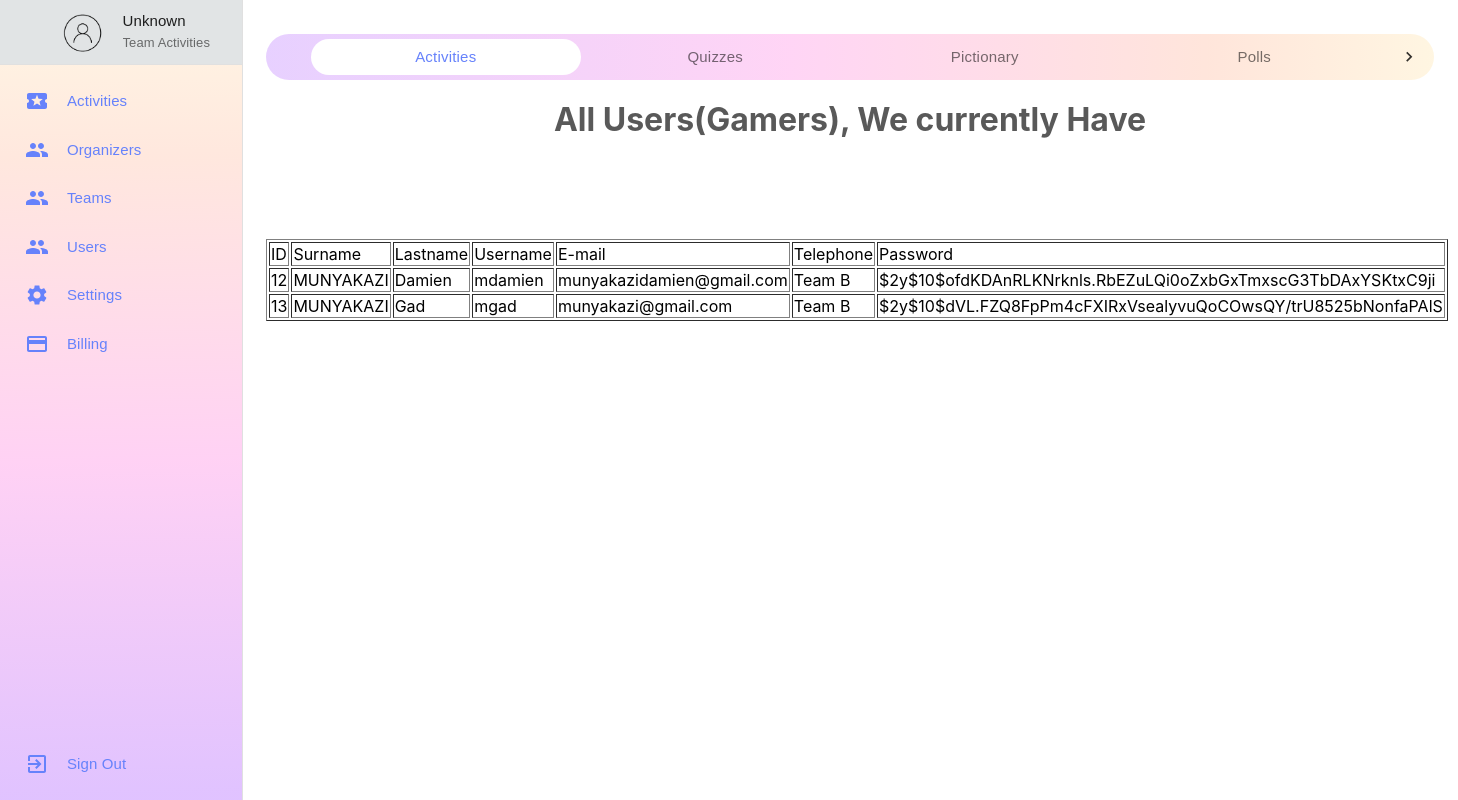
Page /Admin/users.php (signed in) on the committed database.
### tables this page shows
CREATE TABLE `user` (
  `id` int(11) NOT NULL,
  `firstname` varchar(50) DEFAULT NULL,
  `lastname` varchar(50) DEFAULT NULL,
  `username` varchar(50) DEFAULT NULL,
  `email` varchar(100) DEFAULT NULL,
  `telephone` varchar(20) DEFAULT NULL,
  `password` varchar(100) DEFAULT NULL,
  `creationdate` timestamp NOT NULL DEFAULT CURRENT_TIMESTAMP,
  `activation_code` varchar(50) DEFAULT NULL,
  `is_activated` tinyint(1) DEFAULT '0'
);

### Admin/users.php (the view, shortened to what this page needs)
<?php
   require_once('db.php');
    $user_id = $_SESSION['user_id'];
    $sql = "SELECT username FROM user WHERE id='$user_id'";
    $result = $connection->query($sql);
    if ($result->num_rows == 1) {
        $row = $result->fetch_assoc();
        $email = $row['username'];
    } else {
        $email = "Unknown";
    }
    $query = "SELECT * FROM user";
    $result = mysqli_query($connection,$query);
?>
<html>
<head>
  <link href="./static/css/main.ecbd17b9.chunk.css" rel="stylesheet">
</head>
<body>
    <div id="root">
        <nav class="jss39">
        <div class="MuiDrawer-root MuiDrawer-docked">
            <div class="MuiPaper-root MuiDrawer-paper jss45 MuiDrawer-paperAnchorLeft MuiDrawer-paperAnchorDockedLeft MuiPaper-elevation0">
            <div class="jss40 cFlex"><div class="jss44" style="min-height: fit-content;">
                <div class="MuiBox-root jss56 jss47 cWidthFillAvailable">
                <div class="MuiBox-root jss57">
                    <p class="MuiTypography-root jss49 maxLines2 MuiTypography-body1">
                        <?php echo $email; ?>
                    </p>
                    <p class="MuiTypography-root jss50 MuiTypography-body1">
                    Team Activities
                    </p>
                </div>
                <div class="MuiAvatar-root MuiAvatar-circular jss48">
                    <img alt="ishimwe Oaklynn" src="./images/men.png" class="MuiAvatar-img">
                    </div>
                </div>
            </div>
            <ul class="MuiList-root MuiList-padding">
                <li class="MuiListItem-root jss51 MuiListItem-gutters">
                    <div class="MuiListItemIcon-root" style="min-width: 42px;">
                    </div>
                    <div class="MuiListItemText-root" id="MuiListItemclickable001">
                        <span class="MuiTypography-root MuiListItemText-primary MuiTypography-body1 MuiTypography-displayBlock">
                            Activities
                        </span>
                    </div>
                </li>
                <li class="MuiListItem-root jss51 MuiListItem-gutters">
                <div class="MuiListItemIcon-root" style="min-width: 42px;">
                </div>
                <div class="MuiListItemText-root" id="MuiListItemclickable002">
                    <span class="MuiTypography-root MuiListItemText-primary MuiTypography-body1 MuiTypography-displayBlock">
                     Organizers
                    </span>
                    </div>
                </li>
                <li class="MuiListItem-root jss51 MuiListItem-gutters">
                    <div class="MuiListItemIcon-root" style="min-width: 42px;">
                    </div>
                    <div class="MuiListItemText-root" id="MuiListItemclickable003">
                        <span class="MuiTypography-root MuiListItemText-primary MuiTypography-body1 MuiTypography-displayBlock">
                        Teams
                        </span>
                    </div>
                    </li>
                    <li class="MuiListItem-root jss51 MuiListItem-gutters">
                    <div class="MuiListItemIcon-root" style="min-width: 42px;">
                    </div>
                    <div class="MuiListItemText-root" id="MuiListItemclickable004">
                        <span class="MuiTypography-root MuiListItemText-primary MuiTypography-body1 MuiTypography-displayBlock">
                        Users
                        </span>
                    </div>
                    </li>
                    <li class="MuiListItem-root jss51 MuiListItem-gutters">
                    <div class="MuiListItemIcon-root" style="min-width: 42px;">
                    </div>
                    <div class="MuiListItemText-root" id="MuiListItemclickable005">
                        <span class="MuiTypography-root MuiListItemText-primary MuiTypography-body1 MuiTypography-displayBlock">
                        Settings
                        </span>
                    </div>
                    </li>
                    <li class="MuiListItem-root jss51 MuiListItem-gutters">
                            <div class="MuiListItemIcon-root" style="min-width: 42px;">
                            <svg class="MuiSvgIcon-root" focusable="false" viewBox="0 0 24 24" aria-hidden="true">
                                <path d="M20 4H4c-1.11 0-1.99.89-1.99 2L2 18c0 1.11.89 2 2 2h16c1.11 0 2-.89 2-2V6c0-1.11-.89-2-2-2zm0 14H4v-6h16v6zm0-10H4V6h16v2z">
                                </path>
                            </svg>
                            </div>
                            <div class="MuiListItemText-root" id="MuiListItemclickable006">
                            <span class="MuiTypography-root MuiListItemText-primary MuiTypography-body1 MuiTypography-displayBlock">
                                Billing
                            </span>
                            </div>
                        </li>
                    </ul>
                        <div class="cHeightFillAvailable">
                        </div>
                        <ul class="MuiList-root MuiList-padding">
                        <li class="MuiListItem-root jss51 MuiListItem-gutters">
                            <div class="MuiListItemIcon-root" style="min-width: 42px;">
                            <svg class="MuiSvgIcon-root" focusable="false" viewBox="0 0 24 24" aria-hidden="true">
                                <path d="M10.09 15.59L11.5 17l5-5-5-5-1.41 1.41L12.67 11H3v2h9.67l-2.58 2.59zM19 3H5c-1.11 0-2 .9-2 2v4h2V5h14v14H5v-4H3v4c0 1.1.89 2 2 2h14c1.1 0 2-.9 2-2V5c0-1.1-.9-2-2-2z">
                                </path>
                            </svg>
                            </div>
                            <div class="MuiListItemText-root" id="MuiListItemclickable007">
                            <span class="MuiTypography-root MuiListItemText-primary MuiTypography-body1 MuiTypography-displayBlock">
                                Sign Out
                            </span>
                            </div>
                        </li>
                        </ul>
                    </div>
                    </div>
                </div>
                </nav>
                <main class="jss46">
                <div class="MuiTabs-root hq-tabs jss242">
                    <div class="MuiTabs-scroller MuiTabs-scrollable" style="margin-bottom: 0px;">
                        <div class="MuiTabs-flexContainer" role="tablist">
                        <button class="MuiButtonBase-root MuiTab-root MuiTab-textColorPrimary jss243 Mui-selected" tabindex="0" type="button" role="tab" aria-selected="true">
                            <span class="MuiTab-wrapper">
                            <span class="jss244">
                                Activities
                            </span>
                            </span>
                        </button>
                        <button class="MuiButtonBase-root MuiTab-root MuiTab-textColorPrimary jss243" tabindex="-1" type="button" role="tab" aria-selected="false">
                            <span class="MuiTab-wrapper">
                            <span class="jss244">Quizzes</span>
                            </span>
                        </button>
                        <button class="MuiButtonBase-root MuiTab-root MuiTab-textColorPrimary jss243" tabindex="-1" type="button" role="tab" aria-selected="false">
                            <span class="MuiTab-wrapper">
                            <span class="jss244">
                                Pictionary
                            </span>
                            </span>
                        </button>
                        <button class="MuiButtonBase-root MuiTab-root MuiTab-textColorPrimary jss243" tabindex="-1" type="button" role="tab" aria-selected="false">
                            <span class="MuiTab-wrapper">
                            <span class="jss244">
                                Polls
                            </span>
                            </span>
                        </button>
                        </div>
                    </div>
                    <div class="MuiButtonBase-root MuiTabScrollButton-root MuiTabs-scrollButtons MuiTabs-scrollButtonsDesktop" aria-disabled="false">
                        <svg class="MuiSvgIcon-root MuiSvgIcon-fontSizeSmall" focusable="false" viewBox="0 0 24 24" aria-hidden="true">
                        <path d="M8.59 16.34l4.58-4.59-4.58-4.59L10 5.75l6 6-6 6z">
                        </path>
                        </svg>
                    </div>
                    </div>
        <h1 style="text-align: center;margin-bottom: 100px;margin-top:20px;color:#595959">All Users(Gamers), We currently Have</h1>
        <center>
            <div class="container">
                <div class="row">
                    <div class="col">
                        <div class="card">
                            <div class="body">
                                <table border="1">
                                    <tr class="headers">
                                        <td>ID</td>
                                        <td>Surname</td>
                                        <td>Lastname</td>
                                        <td>Username</td>
                                        <td>E-mail</td>
                                        <td>Telephone</td>
                                        <td>Password</td>
                                    </tr>
                                    <tr>
                                        <?php
                                            while($row = mysqli_fetch_assoc($result))
                                            {
                                        ?>
                                    <td><?php echo $row['id']; ?></td>
                                    <td><?php echo $row['firstname']; ?></td>
                                    <td><?php echo $row['lastname']; ?></td>
                                    <td><?php echo $row['username']; ?></td>
                                    <td><?php echo $row['email']; ?></td>
                                    <td><?php echo $row['telephone']; ?></td>
                                    <td><?php echo $row['password']; ?></td>
                                    </tr>
                                        <?php
                                            }
                                        ?>
                                </table>
                            </div>
                        </div>
                    </div>
                </div>
            </div>
        </center>
    </main>
  </body>
</html>

### Admin/static/css/main.ecbd17b9.chunk.css (style rules this page uses)
body { margin:0;font-family:-apple-system,BlinkMacSystemFont,"Segoe UI","Roboto","Oxygen","Ubuntu","Cantarell","Fira Sans","Droid Sans","Helvetica Neue",sans-serif;-webkit-font-smoothing:antialiased;-moz-osx-font-smoothing:grayscale }
.cFlex { display:flex!important }
.cWidthFillAvailable { width:100%!important;width:-webkit-fill-available!important;width:fill-available!important }
.cHeightFillAvailable { height:100%!important;height:-webkit-fill-available!important;height:fill-available!important }
.maxLines2 { -webkit-line-clamp:2;line-clamp:2 }
.maxLines1,.maxLines2 { overflow:hidden;text-overflow:ellipsis;display:-webkit-box;-webkit-box-orient:vertical }
.hq-tabs { background:linear-gradient(90deg,rgba(212,170,255,.55),rgba(255,178,237,.55) 44.79%,rgba(255,208,189,.55) 80.73%,rgba(255,238,201,.55));border-radius:30px;min-height:36px!important;padding:5px }
.hq-tabs .MuiTab-root { padding:0;min-height:36px }
.hq-tabs .Mui-selected { border-radius:30px;-webkit-animation:tab-background .5s forwards;animation:tab-background .5s forwards;padding:0 }

### rows in the picture
user: id "12", firstname "MUNYAKAZI", lastname "Damien", username "mdamien", email "munyakazidamien@gmail.com", telephone "Team B", password "$2y$10$ofdKDAnRLKNrknls.RbEZuLQi0oZxbGxTmxscG3TbDAxYSKtxC9ji"
user: id "13", firstname "MUNYAKAZI", lastname "Gad", username "mgad", email "munyakazi@gmail.com", telephone "Team B", password "$2y$10$dVL.FZQ8FpPm4cFXIRxVsealyvuQoCOwsQY/trU8525bNonfaPAlS"

### other values in the picture
$email "Unknown"
